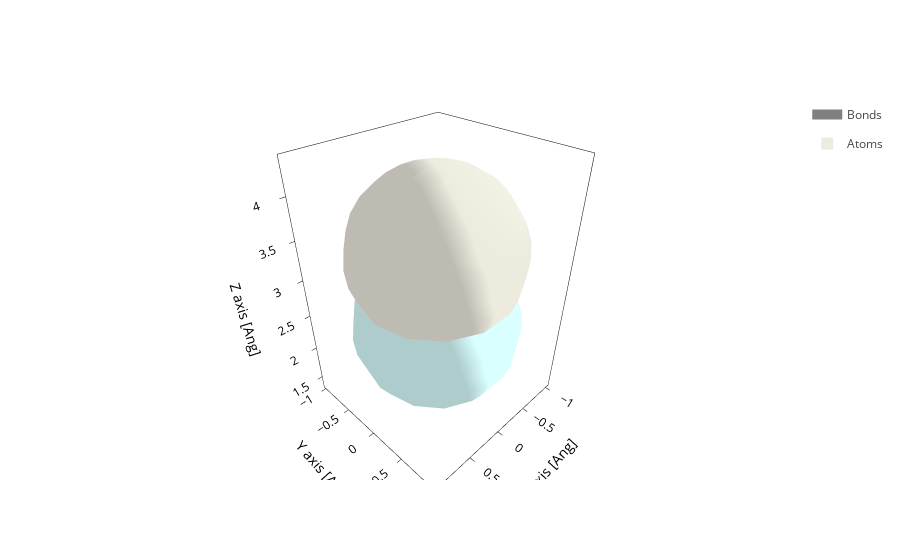

Notebook source saved alongside this figure:
### Code cell
geometry = config.to_sisl_geometry()
geometry.plot(show_cell=False, atoms_style={"size": geometry.maxR(all=True)})

### Figure 1 — Plotly figure (JSON) as saved in the notebook; plotly's stock layout.template omitted (floating-point values rounded to 4 significant figures; data arrays with more than 128 entries replaced by an {"elided": "..."} marker saying what was removed)
{"data": [{"line": {"color": "gray", "width": 10}, "meta": {}, "mode": "lines", "name": "Bonds", "opacity": 1, "type": "scatter3d", "x": [0.0, 0.0, 0.0, 0.0, 0.0, 0.0, 0.0, 0.0, 0.0, 0.0, 0.0, 0.0, 0.0, 0.0, 0.0, 0.0, 0.0, 0.0, 0.0, 0.0, NaN], "y": [0.0, 0.0, 0.0, 0.0, 0.0, 0.0, 0.0, 0.0, 0.0, 0.0, 0.0, 0.0, 0.0, 0.0, 0.0, 0.0, 0.0, 0.0, 0.0, 0.0, NaN], "z": [3.331, 3.282, 3.233, 3.184, 3.134, 3.085, 3.036, 2.986, 2.937, 2.888, 2.838, 2.789, 2.74, 2.69, 2.641, 2.592, 2.542, 2.493, 2.444, 2.394, NaN]}, {"alphahull": 0, "color": "#EDEADE", "hovertemplate": "%{meta.position}", "legendgroup": "Atoms", "meta": {"meta": {"Atoms_i": 0}, "position": "(0.00, 0.00, 3.33)"}, "name": "Atoms", "opacity": 1, "showlegend": true, "showscale": false, "type": "mesh3d", "x": {"elided": "225 float values"}, "y": {"elided": "225 float values"}, "z": {"elided": "225 float values"}}, {"alphahull": 0, "color": "#D9FFFF", "hovertemplate": "%{meta.position}", "legendgroup": "Atoms", "meta": {"meta": {"Atoms_i": 1}, "position": "(0.00, 0.00, 2.39)"}, "name": "Atoms", "opacity": 1, "showlegend": false, "showscale": false, "type": "mesh3d", "x": {"elided": "225 float values"}, "y": {"elided": "225 float values"}, "z": {"elided": "225 float values"}}], "layout": {"scene": {"aspectmode": "data", "xaxis": {"title": {"text": "X axis [Ang]"}}, "yaxis": {"title": {"text": "Y axis [Ang]"}}, "zaxis": {"title": {"text": "Z axis [Ang]"}}}, "xaxis": {"scaleanchor": "y", "scaleratio": 1, "title": {"text": "X axis [Ang]"}}, "yaxis": {"title": {"text": "Y axis [Ang]"}}}}
